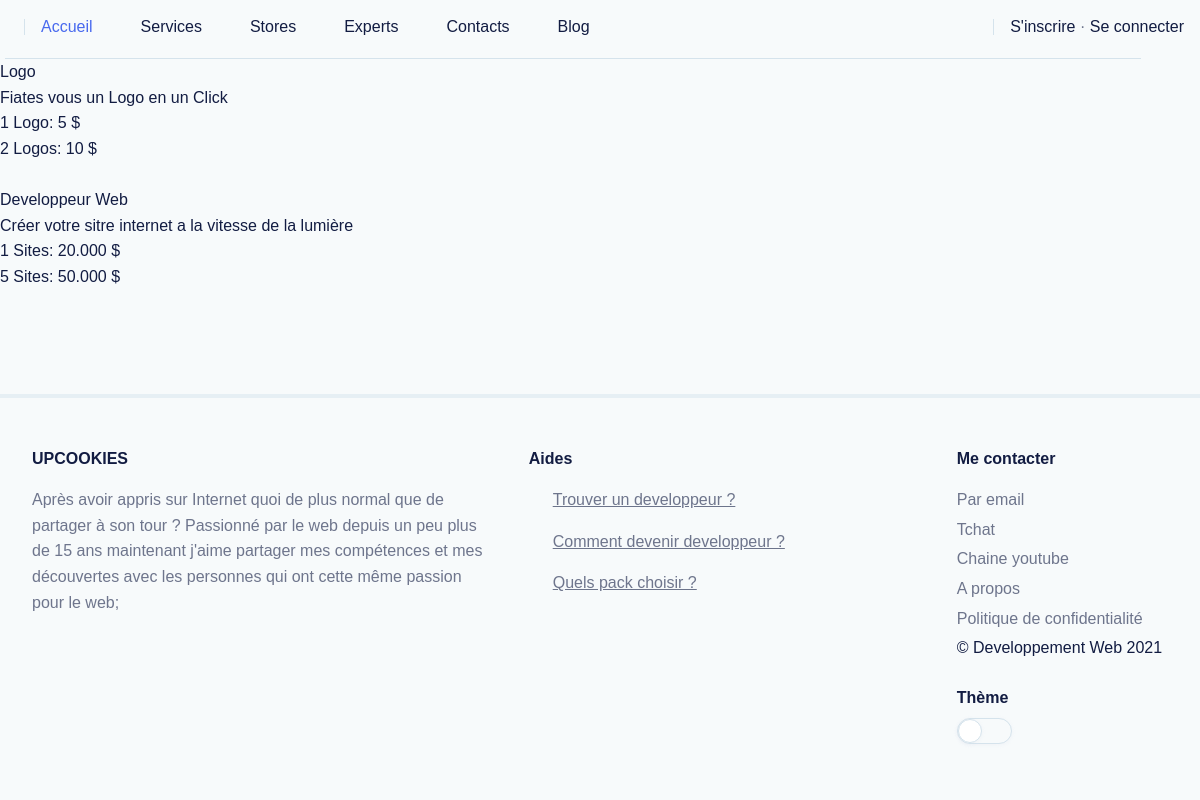
Page /services/ on the committed database.
### services/models.py (models this page shows, shortened)
class Services(models.Model):
	name = models.CharField(max_length=255)
	slug = models.SlugField(max_length=200, null=True)
	description = models.TextField()
	pub_date = models.DateTimeField('date published', null=True)
	tarifs = models.ManyToManyField(Tarifs)
	favoris = models.BooleanField(default=False)
	experts = models.ManyToManyField(Experts)
	class Meta:
		verbose_name = "Services"
		verbose_name_plural = "Services"
		ordering = ('-pub_date',)
	def get_absolute_url(self):
		return reverse('services:details', args=[self.slug])

class Tarifs(models.Model):
	name = models.CharField(max_length=25)
	items = models.IntegerField(default=1)
	price = models.CharField(max_length=10)
	class Meta:
		verbose_name = "Tarifs"
		verbose_name_plural = "Tarifs"

### services/views.py (the view)
# urls.py: path('services/', include('services.urls')),
def services(request):
    services = Services.objects.all()
    return render(request, 'services/index.html', {'services':services})

### templates/services/index.html (shortened to what this page needs)
{% extends "../base.html" %}
{% block content %}
	{% for s in services %}
		<a href="{{ s.get_absolute_url }}"><h1>{{ s.name }}</h1></a>
		{{ s.description }}
		<p>
			{% for d in s.tarifs.all %}
				<p>{{ d.items }}
				{{ d.name }}:
				{{ d.price }} $</p>
			{% endfor %}
		</p>
		<br>
	{% endfor %}
{% endblock %}

### rows in the picture
Services: name "Logo", description "Fiates vous un Logo en un Click"
Tarifs: items "1", name "Logo", price "5"
Tarifs: items "2", name "Logos", price "10"
Services: name "Developpeur Web", description "Créer votre sitre internet a la vitesse de la lumière"
Tarifs: items "1", name "Sites", price "20.000"
Tarifs: items "5", name "Sites", price "50.000"
